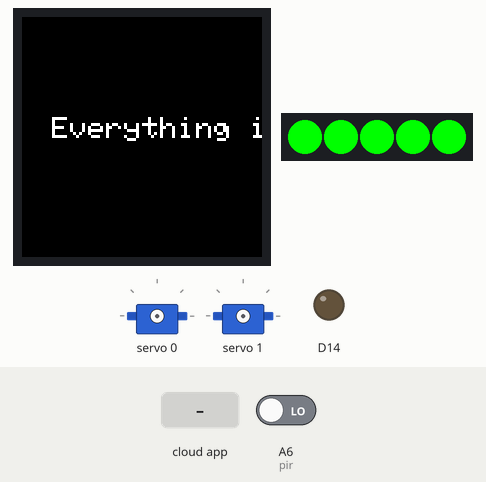
Recording of a sketch running on a simulated Arduino MKR. Parts: 240×240 colour display, 5 RGB LEDs in strip order, left to right, 2 × servo, output pins drawn as LEDs (lit = HIGH). The test bench sets the inputs (shaded band); at power-on: A6 (pir) LOW. WiFi joins after 1.5 s; servers stay silent unless stated.

Above: at 4.4 s.
4.5 s: A6 (pir) driven HIGH
At 6.2 s:
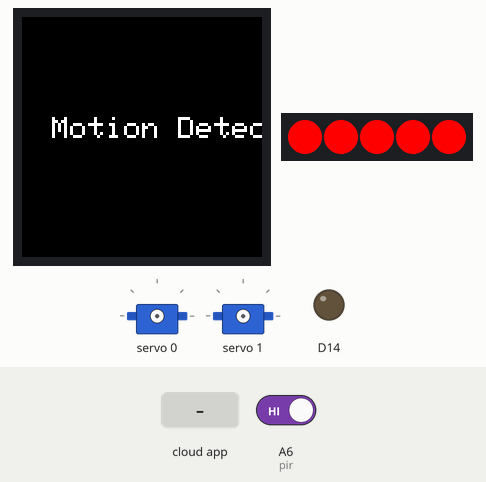
7.5 s: the phone or cloud app sets xPosition to 25
10.5 s: the phone or cloud app sets yPosition to 25
13.5 s: the phone or cloud app sets waterPump to 0
At 13.64 s:
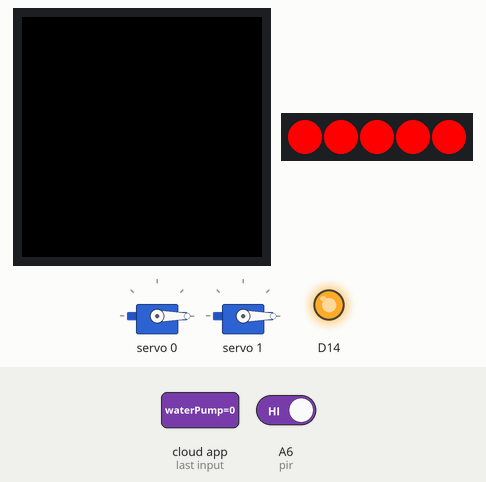
16.5 s: the phone or cloud app sets waterPump to 1
At 17.9 s:
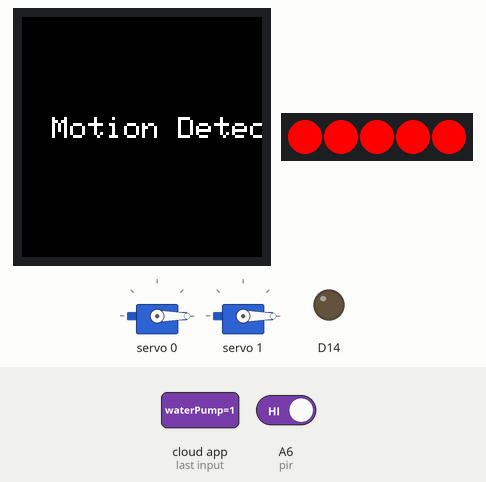
Timing chart, 0 to 19.0 s (numbered marks = the images above; inputs shaded):
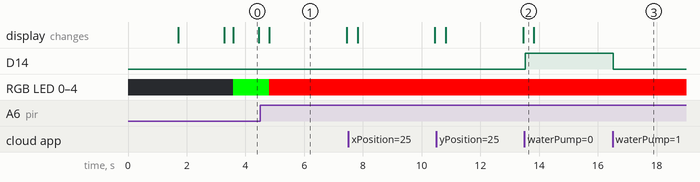

Measured:
- after the input at 4.5 s, the display: changes after 0.31 s (image 1)
- after the input at 13.5 s, D14: LOW → HIGH at once
- after the input at 16.5 s, D14: HIGH → LOW at once
- what the display in image 0 shows lasts 0.8 s, from 3.6 s to 4.4 s
- what the display in image 1 shows lasts 2.6 s, from 4.8 s to 7.4 s

The sketch:

FinalProject.ino
```cpp
#include "arduino_secrets.h"
// Adafruit PWM Servo Driver Library - Version: Latest
#include <Wire.h>
#include <Adafruit_PWMServoDriver.h>
#include <Arduino_MKRIoTCarrier.h>
/*
  Sketch generated by the Arduino IoT Cloud Thing "Untitled 2"
  https://create.arduino.cc/cloud/things/d5edc6be-a38d-4ec8-8ebc-a27cf3099b86

  Arduino IoT Cloud Variables description

  The following variables are automatically generated and updated when changes are made to the Thing

  float waterLevel;
  float xPosition;
  float yPosition;
  bool alarm;
  bool motionDetect;
  bool reset;
  bool waterPump;

  Variables which are marked as READ/WRITE in the Cloud Thing will also have functions
  which are called when their values are changed from the Dashboard.
  These functions are generated with the Thing and added at the end of this sketch.
*/

#include "thingProperties.h"
// called this way, it uses the default address 0x40
Adafruit_PWMServoDriver pwm = Adafruit_PWMServoDriver();
#define SERVO_FREQ 50 // Analog servos run at ~50 Hz updates
#define ServoX 0 // the left and right servo is on channel 0 of the PCA 9685
#define ServoY 1 // the up and down servo is on channel 1 of the PCA 9685
#define WaterRate 2 // actual rate 3.86
#define WaterAmount 500

int pir = A6;
bool pirState = LOW;
MKRIoTCarrier carrier;
//Colors
uint32_t colorGreen = carrier.leds.Color(0, 255, 0);  //GREEN
uint32_t  colorRed = carrier.leds.Color(255, 0, 0);  //RED

void setup() {
  // Initialize serial and wait for port to open:
  Serial.begin(9600);
  // This delay gives the chance to wait for a Serial Monitor without blocking if none is found
  delay(1500);

  //Initialize the MKR IoT carrier

  // Defined in thingProperties.h
  initProperties();
  CARRIER_CASE = false;
  carrier.begin();
  // Connect to Arduino IoT Cloud
  ArduinoCloud.begin(ArduinoIoTPreferredConnection);
    while (ArduinoCloud.connected() != 1) {
    ArduinoCloud.update();
    carrier.display.setTextSize(3);
    carrier.display.setCursor(20, 70);
    carrier.display.println("Waiting For");
    carrier.display.setCursor(5, 110);
    carrier.display.println("Connection...");
    delay(500);
  }
   carrier.display.fillScreen(ST77XX_BLACK); //black background
  carrier.display.setTextSize(4);
    carrier.display.setCursor(5, 90);
  carrier.display.println("Connected");
  pinMode(pir, INPUT);
   pwm.begin();
     /*
   * In theory the internal oscillator (clock) is 25MHz but it really isn't
   * that precise. You can 'calibrate' this by tweaking this number until
   * you get the PWM update frequency you're expecting!
   * The int.osc. for the PCA9685 chip is a range between about 23-27MHz and
   * is used for calculating things like writeMicroseconds()
   * Analog servos run at ~50 Hz updates, It is importaint to use an
   * oscilloscope in setting the int.osc frequency for the I2C PCA9685 chip.
   * 1) Attach the oscilloscope to one of the PWM signal pins and ground on
   *    the I2C PCA9685 chip you are setting the value for.
   * 2) Adjust setOscillatorFrequency() until the PWM update frequency is the
   *    expected value (50Hz for most ESCs)
   * Setting the value here is specific to each individual I2C PCA9685 chip and
   * affects the calculations for the PWM update frequency.
   * Failure to correctly set the int.osc value will cause unexpected PWM results
   */
  pwm.setOscillatorFrequency(27000000);
  pwm.setPWMFreq(SERVO_FREQ);  // Analog servos run at ~50 Hz updates
  waterLevel = 500;

  delay(10);

  /*
     The following function allows you to obtain more information
     related to the state of network and IoT Cloud connection and errors
     the higher number the more granular information you’ll get.
     The default is 0 (only errors).
     Maximum is 4
 */
  setDebugMessageLevel(2);
  ArduinoCloud.printDebugInfo();
}

void loop() {
  ArduinoCloud.update();
if (waterPump == true) {
waterLevel = waterLevel - WaterRate;
delay(1000);
}
pirState = digitalRead(pir);

  //checking if the PIR sensor has detected movement
  if (pirState == HIGH) {
    alarm = true;
    carrier.display.fillScreen(ST77XX_BLACK);
    carrier.display.setCursor(30, 100);
    carrier.display.setTextSize(3);
    String message = "Motion Detected!";
    carrier.leds.fill((colorRed), 0, 5);
    carrier.display.println(message);
    carrier.leds.show();
  }
  //Dashboard check
  //when the alarm has not been triggered and it is off
  if (alarm == false) {
    carrier.display.fillScreen(ST77XX_BLACK);
    carrier.display.setCursor(30, 100);
    carrier.display.setTextSize(3);
    String message = "Everything is good!";
    carrier.leds.fill((colorGreen), 0, 5);
    carrier.display.println(message);
    carrier.leds.show();
  }


}


/*
  Since XPosition is READ_WRITE variable, onXPositionChange() is
  executed every time a new value is received from IoT Cloud.
*/
void onXPositionChange()  {
  pwm.setPWM(ServoX, 0, (int)xPosition);
}

/*
  Since YPosition is READ_WRITE variable, onYPositionChange() is
  executed every time a new value is received from IoT Cloud.
*/
void onYPositionChange()  {
   pwm.setPWM(ServoY, 0, (int)yPosition);
}
/*
  Since WaterPump is READ_WRITE variable, onWaterPumpChange() is
  executed every time a new value is received from IoT Cloud.
*/
void onWaterPumpChange()  {
  if (waterPump == true) {
    carrier.Relay1.open();
  }
  else {
    carrier.Relay1.close();
  }

}


/*
  Since Reset is READ_WRITE variable, onResetChange() is
  executed every time a new value is received from IoT Cloud.
*/
void onResetChange()  {
  waterLevel = 500;
}

/*
  Since MotionDetect is READ_WRITE variable, onMotionDetectChange() is
  executed every time a new value is received from IoT Cloud.
*/
void onMotionDetectChange()  {
  // Add your code here to act upon MotionDetect change
}


/*
  Since Alarm is READ_WRITE variable, onAlarmChange() is
  executed every time a new value is received from IoT Cloud.
*/
void onAlarmChange()  {
  // Add your code here to act upon Alarm change
}
```

arduino_secrets.h
```cpp
#define SECRET_SSID "JOHNSON"
#define SECRET_OPTIONAL_PASS "8013887637"
```

thingProperties.h
```cpp
// Code generated by Arduino IoT Cloud, DO NOT EDIT.

#include <ArduinoIoTCloud.h>
#include <Arduino_ConnectionHandler.h>

const char SSID[]     = SECRET_SSID;    // Network SSID (name)
const char PASS[]     = SECRET_OPTIONAL_PASS;    // Network password (use for WPA, or use as key for WEP)

void onXPositionChange();
void onYPositionChange();
void onAlarmChange();
void onMotionDetectChange();
void onResetChange();
void onWaterPumpChange();

float waterLevel;
float xPosition;
float yPosition;
bool alarm;
bool motionDetect;
bool reset;
bool waterPump;

void initProperties(){

  ArduinoCloud.addProperty(waterLevel, READ, ON_CHANGE, NULL);
  ArduinoCloud.addProperty(xPosition, READWRITE, ON_CHANGE, onXPositionChange);
  ArduinoCloud.addProperty(yPosition, READWRITE, ON_CHANGE, onYPositionChange);
  ArduinoCloud.addProperty(alarm, READWRITE, ON_CHANGE, onAlarmChange);
  ArduinoCloud.addProperty(motionDetect, READWRITE, ON_CHANGE, onMotionDetectChange);
  ArduinoCloud.addProperty(reset, READWRITE, ON_CHANGE, onResetChange);
  ArduinoCloud.addProperty(waterPump, READWRITE, ON_CHANGE, onWaterPumpChange);

}

WiFiConnectionHandler ArduinoIoTPreferredConnection(SSID, PASS);
```
